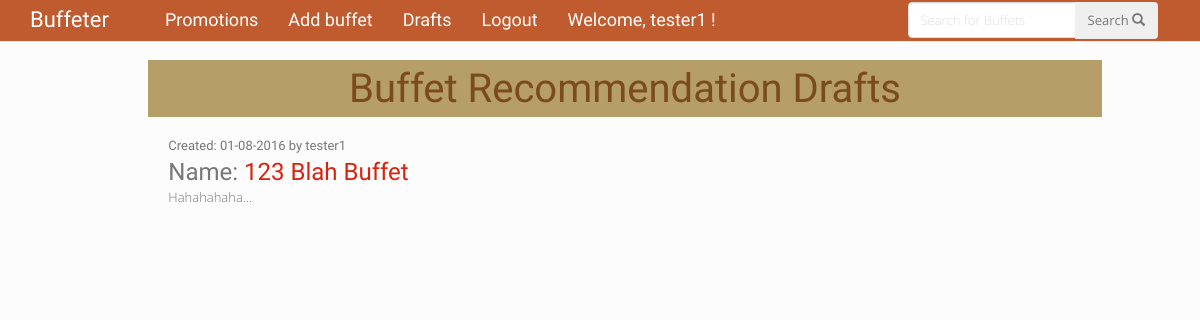
Page /drafts/ (signed in) on the committed database.
### buffetinfo/models.py (models this page shows, shortened)
class Buffet(models.Model):
    author = models.ForeignKey('auth.User')
    name = models.CharField(max_length=200)
    location = models.CharField(max_length=200, choices=LOCATION_CHOICES)
    cuisine_type = models.CharField(max_length=200, choices=CUISINE_CHOICES)
    desc = models.TextField()
    hrs_opening = models.TimeField(help_text="")
    hrs_closing = models.TimeField(help_text="")
    phone_number = models.CharField(max_length=20, null=True)
    address = models.CharField(max_length=100, null=True)
    weekday_adult_breakfast_price = models.FloatField(blank=True, null=True)
    weekday_adult_lunch_price = models.FloatField(null=True)
    weekday_adult_hightea_price = models.FloatField(blank=True, null=True)
    weekday_adult_dinner_price = models.FloatField(null=True)
    weekday_child_breakfast_price = models.FloatField(blank=True, null=True)
    weekday_child_lunch_price = models.FloatField(blank=True, null=True)
    weekday_child_hightea_price = models.FloatField(blank=True, null=True)
    weekday_child_dinner_price = models.FloatField(blank=True, null=True)
    weekend_adult_breakfast_price = models.FloatField(blank=True, null=True)
    weekend_adult_lunch_price = models.FloatField(null=True)
    weekend_adult_hightea_price = models.FloatField(blank=True, null=True)
    weekend_adult_dinner_price = models.FloatField(null=True)
    weekend_child_breakfast_price = models.FloatField(blank=True, null=True)
    weekend_child_lunch_price = models.FloatField(blank=True, null=True)
    weekend_child_hightea_price = models.FloatField(blank=True, null=True)
    weekend_child_dinner_price = models.FloatField(blank=True, null=True)
    created_date = models.DateTimeField(
            default=timezone.now)
    published_date = models.DateTimeField(
            blank=True, null=True)
    objects = BuffetManager()

### buffetinfo/views.py (the view)
# urls.py: url(r'^drafts/$', views.buffet_draft_list, name='buffet_draft_list'),
@login_required
def buffet_draft_list(request):
    if (request.user.is_staff):
        buffets = Buffet.objects.filter(published_date__isnull=True).order_by('created_date')
    else:
        buffets = Buffet.objects.filter(published_date__isnull=True, author=request.user).order_by('created_date')
    return render(request, 'buffetinfo/buffet_draft_list.html', {'buffets': buffets})

### buffetinfo/models.py (called while the page is built)
    def get_queryset(self):
        return super(BuffetManager, self).get_queryset()

### buffetinfo/templates/buffetinfo/buffet_draft_list.html (shortened to what this page needs)
{% extends 'buffetinfo/base.html' %}
{% block content %}
<div id = "buffetdraft">
	<p> Buffet Recommendation Drafts {% if user.is_staff %} (for staff) {% endif %} </p>
</div>
    {% for buffet in buffets %}
        <div class="buffet">
        	<div id = "buffetdraftcreateddate">
            	<p class="date">Created: {{ buffet.created_date|date:'d-m-Y' }} by {{ buffet.author }}</p>
            </div>
            <div id = "buffetdraftlink">
            	<p>Name: <a href="{% url 'buffetinfo.views.buffet_detail' pk=buffet.pk %}">{{ buffet.name }}</a></p>
            </div>
            <p>{{ buffet.desc|truncatechars:200 }}...</p>
        </div>
    {% endfor %}
{% endblock %}

### buffetinfo/templates/buffetinfo/base.html (shortened to what this page needs)
{% load staticfiles %}
<html>
    <head>
        <link href="{% static 'bootstrap/css/bootstrap.css' %}" rel="stylesheet" type="text/css"/>
        <link href =" {% static 'bootstrap/css/jasny-bootstrap.css' %}" rel="stylesheet" type="text/css"/>
        <link rel="stylesheet" href="{% static 'css/buffetinfo.css' %}">
    </head>
    <body>
<nav class="navbar navbar-default navbar-fixed-top" style="background-color: #BF5B2F;">
<div class="container">
<div class="row">
    <div class="navbar-header col-sm-2">
        <div id = "brandlogo">
            <a class="navbar-brand" href="/">Buffeter</a>
        </div>
    </div>
    <div class="collapse navbar-collapse navbar-top-member-collapse col-sm-8">
    <ul class="nav navbar-nav">
        {% if user.is_authenticated %}
        <li><a href="{% url 'buffet_promotions' %}"> Promotions</a></li>
        <li><a href="{% url 'buffet_new' %}"> Add buffet</a></li>
        <li><a href="{% url 'buffet_draft_list' %}"> Drafts</a></li>
        <li> <a href="{% url 'logout' %}">Logout</a></li>
        <li><a href = "{% url 'account_profile' %}"> Welcome, {{ user.username }} ! </a></li>
        {% else %}
        <li><a href="{% url 'buffet_promotions' %}"> Promotions</a></li>
        <li><a href="{% url 'login' %}">Login</a></li>
        <li><a href="{% url 'account_new' %}">Create Account</a></li>
        {% endif %}
    </ul>
    </div>
    <div id = "searchbar">
    <div class="col-sm-3 pull-right">
    <form class="navbar-form collapse navbar-collapse navbar-search-top-collapse" role="search" onsubmit="return process_search();" method="get">
    <div class="input-group">
        <input name="url" class="form-control"  id="url" maxlength="20" placeholder="Search for Buffets" value="" type="text">
        <div class="input-group-btn">
            <button class="btn" type="submit">Search <i class="glyphicon glyphicon-search"></i></button>
        </div>
    </div>
    </form>
    </div>
    </div>
</div>
</div>
</nav>
    <div class="content">
        <div class="row">
            <div class="col-md-1">
            </div>
            <div class="col-md-10">
            {% block content %}
            {% endblock %}
            </div>
        </div>
    </div>
    </body>
</html>

### buffetinfo/static/css/buffetinfo.css (style rules this page uses)
.content { margin-left: 50px; padding-top: 60px; }
.buffet { margin-bottom: 70px; padding-left: 20px; }
.navbar-default .navbar-brand { color: #FFF; font-size: 22; font-family: 'Luckiest Guy', cursive; }
.navbar-default .navbar-nav > li > a { color: #FFF; font-size: 18; font-family: 'Luckiest Guy', cursive; }
.navbar-default .navbar-nav { margin-left: -60px; }
#buffetdraft { font-size: 40; font-family: 'Passion One', cursive; text-align: center; background-color: #B69E68; color: #7B4A1F; }
#buffetdraftcreateddate { font-family: 'Fjalla One', sans-serif; margin-top: 20px; margin-bottom: -10px; }
#buffetdraftlink { font-family: 'Lobster'; font-size: 24; margin-bottom: -10px; }

### rows in the picture
Buffet: created_date "01-08-2016", author "tester1", name "123 Blah Buffet", desc "Hahahahaha"

### other values in the picture
{{ user.username }} "tester1"
